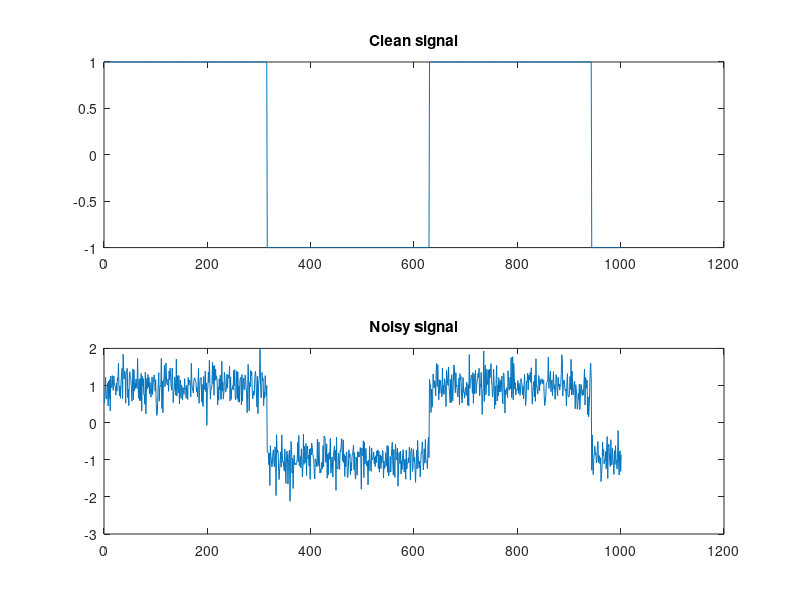

MATLAB code to generate this figure: (Note: this script raises an error after producing the figure.)
%% Example: TV Denoising using MM
% TV denoising using an algorithm derived using majorization-minimization (MM)
% and solvers for sparse banded systems.
% See accompanying notes.
%
% Ivan Selesnick, selesi@nyu.edu, 2011.
% Revised 2017

%% Start

clear


%% Create data

t = (0:0.01:10)';
clean = square(t); 
noisy = awgn(clean,10,'measured');
                              

figure(1)
clf
subplot(2,1,1)
plot(clean)
title('Clean signal')

subplot(2,1,2)
plot(noisy)
title('Noisy signal')




%% TV Denoising
% Run TV denoising algorithm (MM algorithm)

lam = 1.5;                         % lam: regularization parameter
Nit = 10;                          % Nit: number of iterations
[x, cost] = tvd_mm(noisy, lam, Nit);   % Run MM TV denoising algorithm



figure(1)
clf
subplot(3,1,1)
plot(clean)
title('Clean signal')

subplot(3,1,2)
plot(noisy)
title('Noisy signal')

subplot(3,1,3)
plot(x)
title('TV denoising')

